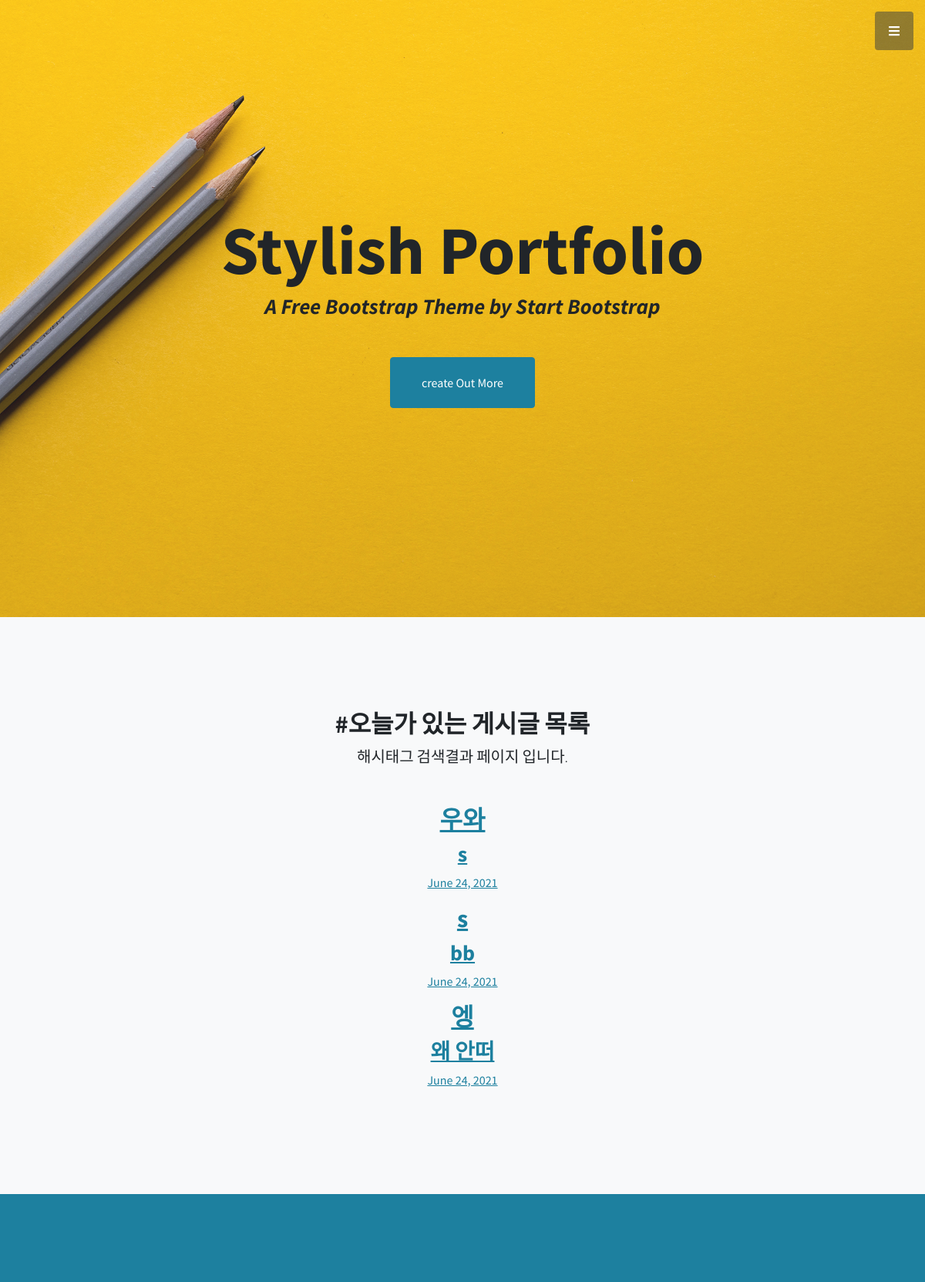
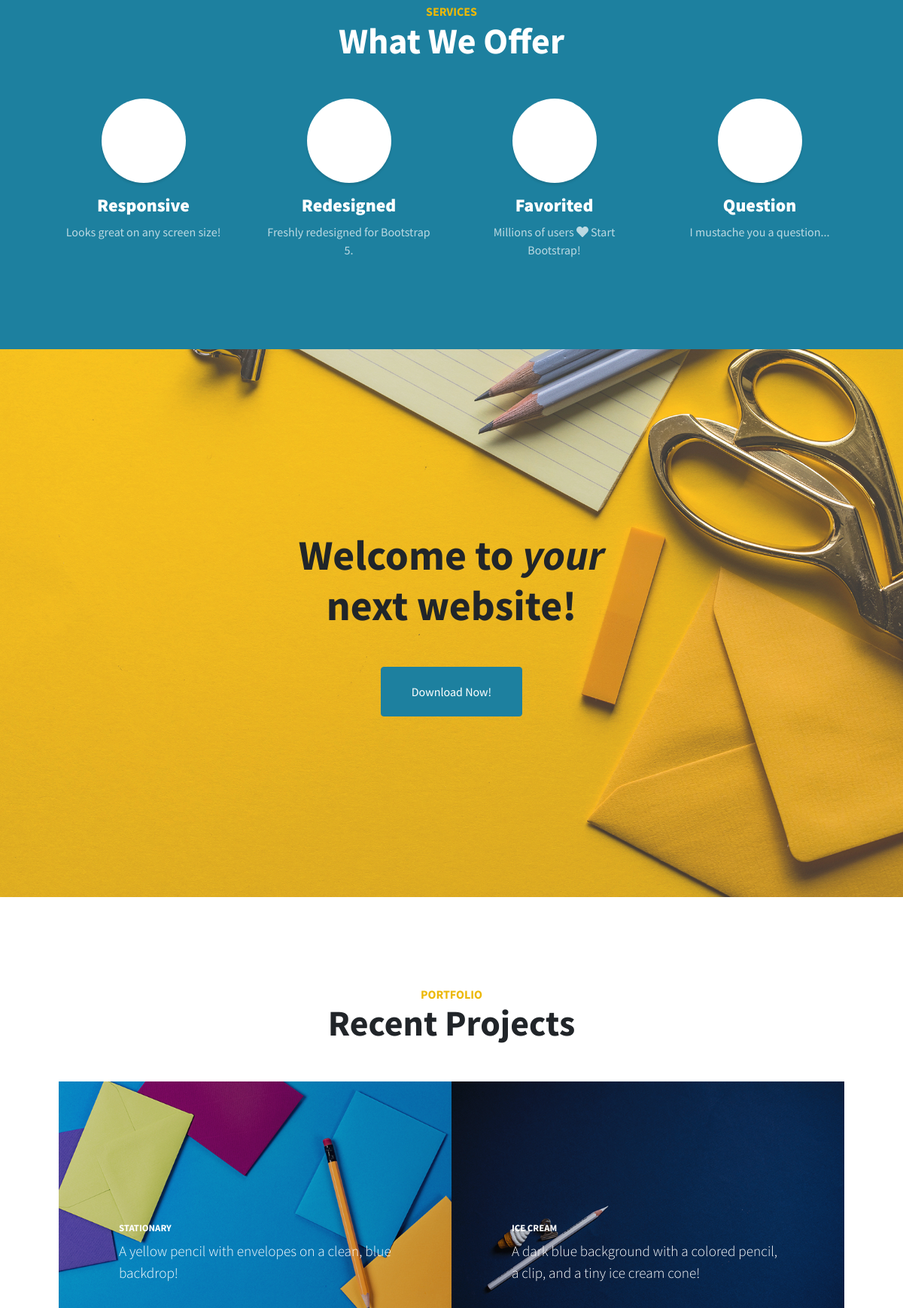
Page /10/search/ (upper part) on the committed database (2 pictures, top to bottom).
### blog/models.py (models this page shows, shortened)
class Hashtag(models.Model):
    name = models.CharField(max_length=50)
    def __str__(self):
        return self.name

class Blog(models.Model): #클래스 Blog 선언
    title = models.CharField(max_length=200) #제목은 최대길이 200으로 charfield로 받는다.
    pub_date = models.DateField('date published') #날짜와 시간은 model의 datefield로 작성된다.
    writer = models.CharField(max_length=15, default='닉네임을 입력해주세요') #글쓴이는 model의 charfield로 받되, 최대길이는 15이고 이름을 입력하기 이전에 '닉네임을 입력해주세요'를 먼저 띄운다.
    content = models.TextField() # 내용을 model의 textfield를 이용하여 받는다. 글자제한 x
    hashtags = models.ManyToManyField('Hashtag',blank=True)

### blog/views.py (the view)
# urls.py: path('<int:hashtag_id>/search/', blog.views.search, name='search'),
def search(request, hashtag_id):
    hashtag = get_object_or_404(Hashtag, pk=hashtag_id)
    return render(request, 'blog/search.html', {'hashtag':hashtag})

### blog/templates/blog/search.html
{% extends 'blog/base.html' %}
{% block content%}
<section class="content-section bg-light" id="about">
    <div class="container px-4 px-lg-5 text-center">
        <div class="row gx-4 gx-lg-5 justify-content-center">
            <div class="col-lg-10">
                <h2>{{hashtag}}가 있는 게시글 목록</h2>
                <p class="lead mb-5">해시태그 검색결과 페이지 입니다.</p>
                {% for post in hashtag.blog_set.all %}
                    <a href = "{% url 'detail' post.id %}">
                        <h2>
                            {{post.title}}
                        </h2>
                        <h3>
                            {{post.content}}
                        </h3>
                        <p>
                            {{post.pub_date}}
                        </p>
                    </a>
                {% endfor %}
            </div>
        </div>
    </div>
</section>
{% endblock %}

### blog/templates/blog/base.html (shortened to what this page needs)
{% load static %}
<!DOCTYPE html>
<html lang="en">
    <head>
        <link href="https://cdnjs.cloudflare.com/ajax/libs/simple-line-icons/2.5.5/css/simple-line-icons.min.css" rel="stylesheet" />
        <link href="{% static 'blog/css/styles.css' %}" rel="stylesheet" />
    </head>
    <body id="page-top">
        <a class="menu-toggle rounded" href="#"><i class="fas fa-bars"></i></a>
        <header class="masthead d-flex align-items-center">
            <div class="container px-4 px-lg-5 text-center">
                <h1 class="mb-1">Stylish Portfolio</h1>
                <h3 class="mb-5"><em>A Free Bootstrap Theme by Start Bootstrap</em></h3>
                <a class="btn btn-primary btn-xl" href="{% url 'create' %}">create Out More</a>
            </div>
        </header>
        {% block content %}{% endblock %}
        <section class="content-section bg-primary text-white text-center" id="services">
            <div class="container px-4 px-lg-5">
                <div class="content-section-heading">
                    <h3 class="text-secondary mb-0">Services</h3>
                    <h2 class="mb-5">What We Offer</h2>
                </div>
                <div class="row gx-4 gx-lg-5">
                    <div class="col-lg-3 col-md-6 mb-5 mb-lg-0">
                        <span class="service-icon rounded-circle mx-auto mb-3"></span>
                        <h4><strong>Responsive</strong></h4>
                        <p class="text-faded mb-0">Looks great on any screen size!</p>
                    </div>
                    <div class="col-lg-3 col-md-6 mb-5 mb-lg-0">
                        <span class="service-icon rounded-circle mx-auto mb-3"></span>
                        <h4><strong>Redesigned</strong></h4>
                        <p class="text-faded mb-0">Freshly redesigned for Bootstrap 5.</p>
                    </div>
                    <div class="col-lg-3 col-md-6 mb-5 mb-md-0">
                        <span class="service-icon rounded-circle mx-auto mb-3"></span>
                        <h4><strong>Favorited</strong></h4>
                        <p class="text-faded mb-0">
                            Millions of users
                            <i class="fas fa-heart"></i>
                            Start Bootstrap!
                        </p>
                    </div>
                    <div class="col-lg-3 col-md-6">
                        <span class="service-icon rounded-circle mx-auto mb-3"></span>
                        <h4><strong>Question</strong></h4>
                        <p class="text-faded mb-0">I mustache you a question...</p>
                    </div>
                </div>
            </div>
        </section>
        <section class="callout">
            <div class="container px-4 px-lg-5 text-center">
                <h2 class="mx-auto mb-5">
                    Welcome to
                    <em>your</em>
                    next website!
                </h2>
                <a class="btn btn-primary btn-xl" href="https://startbootstrap.com/theme/stylish-portfolio/">Download Now!</a>
            </div>
        </section>
        <section class="content-section" id="portfolio">
            <div class="container px-4 px-lg-5">
                <div class="content-section-heading text-center">
                    <h3 class="text-secondary mb-0">Portfolio</h3>
                    <h2 class="mb-5">Recent Projects</h2>
                </div>
                <div class="row gx-0">
                    <div class="col-lg-6">
                        <a class="portfolio-item" href="#!">
                            <div class="caption">
                                <div class="caption-content">
                                    <div class="h2">Stationary</div>
                                    <p class="mb-0">A yellow pencil with envelopes on a clean, blue backdrop!</p>
                                </div>
                            </div>
                            <img class="img-fluid" src="{% static 'blog/assets/img/portfolio-1.jpg' %}" alt="..." />
                        </a>
                    </div>
                    <div class="col-lg-6">
                        <a class="portfolio-item" href="#!">
                            <div class="caption">
                                <div class="caption-content">
                                    <div class="h2">Ice Cream</div>
                                    <p class="mb-0">A dark blue background with a colored pencil, a clip, and a tiny ice cream cone!</p>
                                </div>
                            </div>
                            <img class="img-fluid" src="{% static 'blog/assets/img/portfolio-2.jpg' %}" alt="..." />
                        </a>
                    </div>
                </div>
            </div>
        </section>
    </body>
</html>

### rows in the picture
Hashtag: name "#오늘"
Blog: title "우와", content "s", pub_date "June 24, 2021"
Blog: title "s", content "bb", pub_date "June 24, 2021"
Blog: title "엥", content "왜 안떠", pub_date "June 24, 2021"
